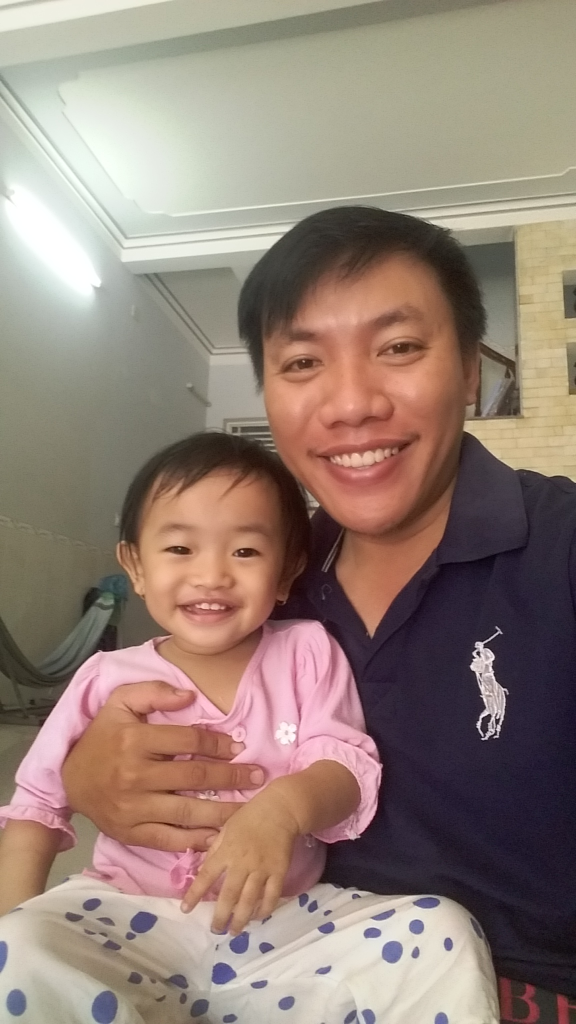
#> input picture Face_Recognition_PyImage/20190309_075005.jpg, 1152 x 2048 px, given as the content of the folder content/gdrive/My Drive/app/Face_Recognition_PyImage/datatqm, which was not available (shown at 1/2 size)
$ jupyter execute --allow-errors extract_embeddings.ipynb   (shell and % lines are left out)   (text cells are left out)
#> lines starting #> are read from the running program, lines starting #| are printed output that depends on the picture
#> further down, image is the input picture: shape (2048, 1152, 3); mean B, G, R 118.4, 128.9, 147.7
#> `image = imutils.resize(image, width=600)`:
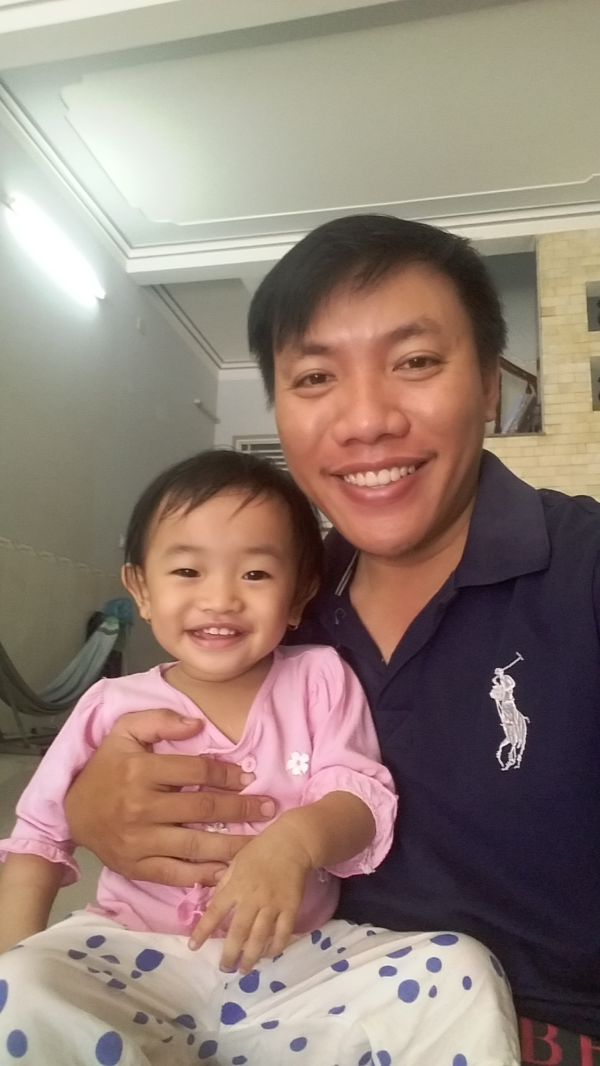
#> image: shape (1066, 600, 3); mean B, G, R 118.4, 128.9, 147.7
[cell 1]
from google.colab import auth
#> (the rest of this cell did not finish here and is left out)

[cell 2]
from google.colab import drive
#> (the rest of this cell did not finish here and is left out)

[cell 3]
# import the necessary packages
from imutils import paths
import numpy as np
import argparse
import imutils
import pickle
import cv2
import os

[cell 4]
# load our serialized face detector from disk
print("[INFO] loading face detector...")
protoPath = os.path.sep.join(['/content/gdrive/My Drive/app/Face_Recognition_PyImage/face_detection_model', "deploy.prototxt"])
modelPath = os.path.sep.join(['/content/gdrive/My Drive/app/Face_Recognition_PyImage/face_detection_model',
	"res10_300x300_ssd_iter_140000.caffemodel"])
#> (the rest of this cell did not finish here and is left out)

[cell 5]
# grab the paths to the input images in our dataset
print("[INFO] quantifying faces...")
imagePaths = list(paths.list_images('/content/gdrive/My Drive/app/Face_Recognition_PyImage/datatqm'))

# initialize our lists of extracted facial embeddings and
# corresponding people names
knownEmbeddings = []
knownNames = []

# initialize the total number of faces processed
total = 0

# loop over the image paths
#> (the rest of this cell did not finish here and is left out)


$ run again, on Face_Recognition_PyImage/20190318_213016.jpg
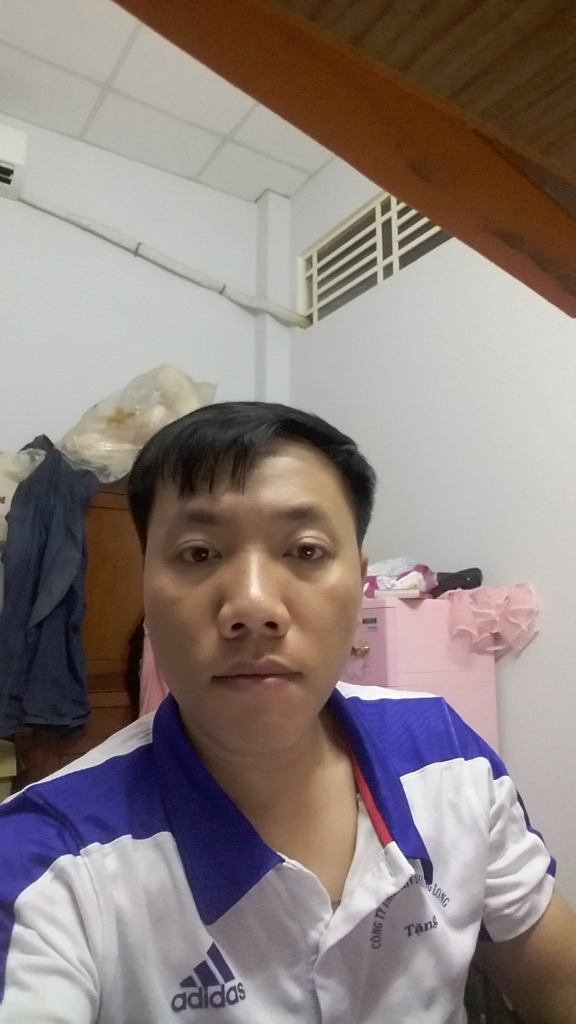
#> input picture Face_Recognition_PyImage/20190318_213016.jpg, 1152 x 2048 px, given as the content of the folder content/gdrive/My Drive/app/Face_Recognition_PyImage/datatqm, which was not available (shown at 1/2 size)
#> image is the input picture: shape (2048, 1152, 3); mean B, G, R 125, 128.5, 140.6
#> `image = imutils.resize(image, width=600)`:
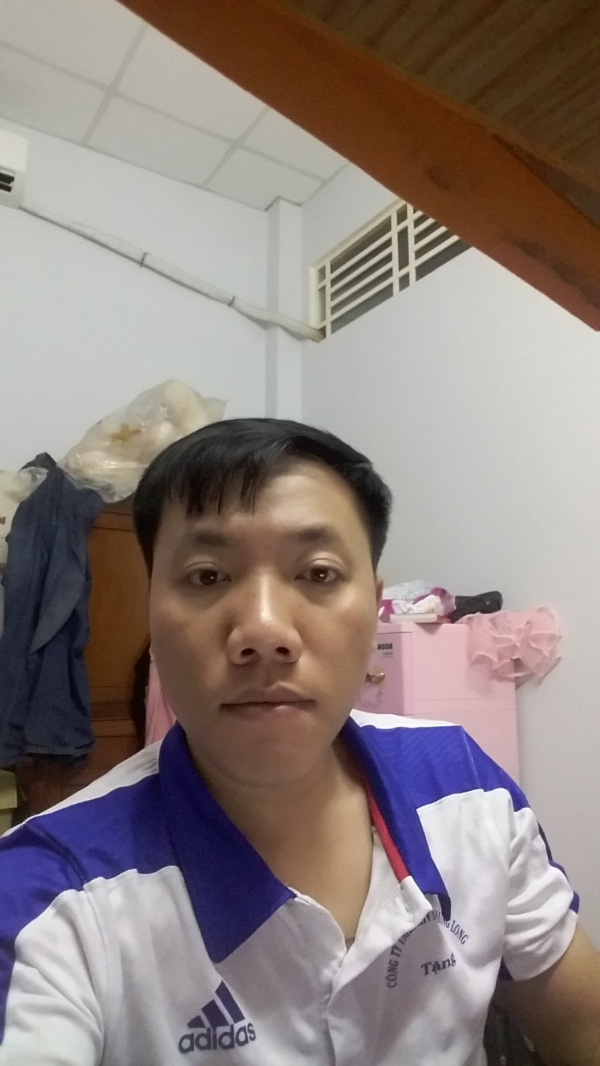
#> image: shape (1066, 600, 3); mean B, G, R 125, 128.5, 140.6
